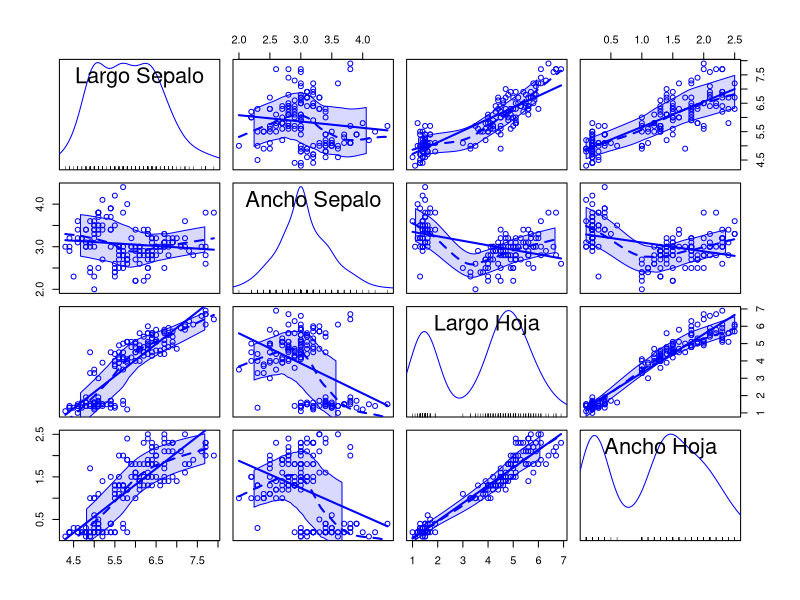
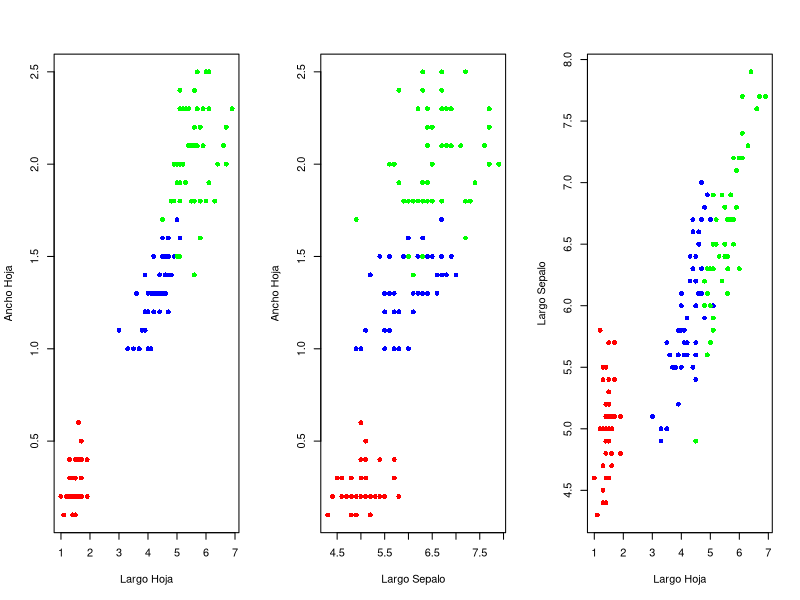
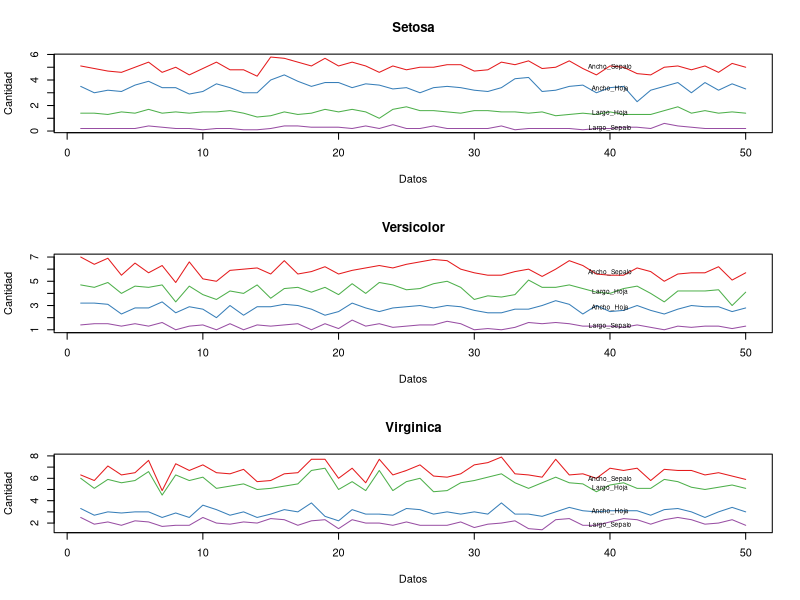

Generate these figures, in order, with R:
#a)

#Nombrar las columnas
colnames(iris)[1] <- "Largo_Sepalo"
colnames(iris)[2] <- "Ancho_Sepalo"
colnames(iris)[3] <- "Largo_Hoja"
colnames(iris)[4] <- "Ancho_Hoja"
n=c()
for (i in 1:150){
  if (i<=50){
    n=c(n,"Setosa")}
  if((50<i & i<100) | i==50){n=c(n,"Versicolor")}
  if(100<i){n=c(n,"Virginica")}
}

iris[5:7]<- list(NULL)   #Borrar las columnas v5,v6 y v7.

#Unir las variables booleanas dependientes en una sola.

iris["Cepa"]<-n


#b)
install.packages("car")
library(car)

scatterplotMatrix(iris[1:4],var.labels=c("Largo Sepalo","Ancho Sepalo", "Largo Hoja", "Ancho Hoja"))
#pairs(iris[1:4],col=ifelse(iris$Cepa == "Setosa",'red',ifelse(iris$Cepa=="Versicolor","blue","green")),pch=16)

#c)
#Largo_hoja y Ancho_hoja
cor(iris$Largo_Hoja,iris$Ancho_Hoja)  #0.9627571
cov(iris$Largo_Hoja,iris$Ancho_Hoja)  #1.296387

#Ancho_sepalo y Largo_hoja.
cor(iris$Largo_Sepalo,iris$Ancho_Hoja)  #0.8179411
cov(iris$Largo_Sepalo,iris$Ancho_Hoja)  #0.5162707

#Largo_sepalo y Largo_hoja.
cor(iris$Largo_Sepalo,iris$Largo_Hoja)  # 0.8717542
cov(iris$Largo_Sepalo,iris$Largo_Hoja)  # 1.273682


par(mfrow=c(1,3))
plot(iris$Largo_Hoja,iris$Ancho_Hoja,pch=16,col= ifelse(iris$Cepa == "Setosa",'red',ifelse(iris$Cepa=="Versicolor","blue",'green')),xlab="Largo Hoja",ylab="Ancho Hoja")
plot(iris$Largo_Sepalo,iris$Ancho_Hoja,pch=16,col= ifelse(iris$Cepa == "Setosa",'red',ifelse(iris$Cepa=="Versicolor","blue",'green')),xlab="Largo Sepalo",ylab="Ancho Hoja")
plot(iris$Largo_Hoja,iris$Largo_Sepalo,pch=16,col= ifelse(iris$Cepa == "Setosa",'red',ifelse(iris$Cepa=="Versicolor","blue",'green')),xlab="Largo Hoja",ylab="Largo Sepalo")


#d)

par(mfrow=c(1,1))
makeProfilePlot <- function(mylist,names)
{
  require(RColorBrewer)
  numvariables <- length(mylist)
  # Se asigna un color por cara numero de variables
  colours <- brewer.pal(numvariables,"Set1")
  # Fijar valores minimos y maximos para variables, estos van a ser reemplazados con los minimos
  #reales y maximos reales de la muestra
  mymin <- 1e+20
  mymax <- 1e-20
  for (i in 1:numvariables)
  {
    vectori <- mylist[[i]]
    mini <- min(vectori)
    maxi <- max(vectori)
    if (mini < mymin) { mymin <- mini }
    if (maxi > mymax) { mymax <- maxi }
  }
  # Graficar las variables
  for (i in 1:numvariables)
  {
    vectori <- mylist[[i]]
    namei <- names[i]
    colouri <- colours[i]
    if (i == 1) { plot(vectori,col=colouri,type="l",ylim=c(mymin,mymax),ylab="Cantidad",xlab="Datos") }
    else         { points(vectori, col=colouri,type="l")                                     }
    lastxval <- length(vectori)
    lastyval <- vectori[length(vectori)]
    text((lastxval-10),(lastyval),namei,col="black",cex=0.6)
  }
}

seto=iris[(iris$Cepa=="Setosa"),][1:4]
versi=iris[(iris$Cepa=="Versicolor"),][1:4]
virgi=iris[(iris$Cepa=="Virginica"),][1:4]

par(mfrow=c(3,1))
makeProfilePlot(seto,c("Ancho_Sepalo","Ancho_Hoja","Largo_Hoja","Largo_Sepalo"))
title("Setosa")
makeProfilePlot(versi,c("Ancho_Sepalo","Ancho_Hoja","Largo_Hoja","Largo_Sepalo"))
title("Versicolor")
makeProfilePlot(virgi,c("Ancho_Sepalo","Ancho_Hoja","Largo_Hoja","Largo_Sepalo"))
title("Virginica")
